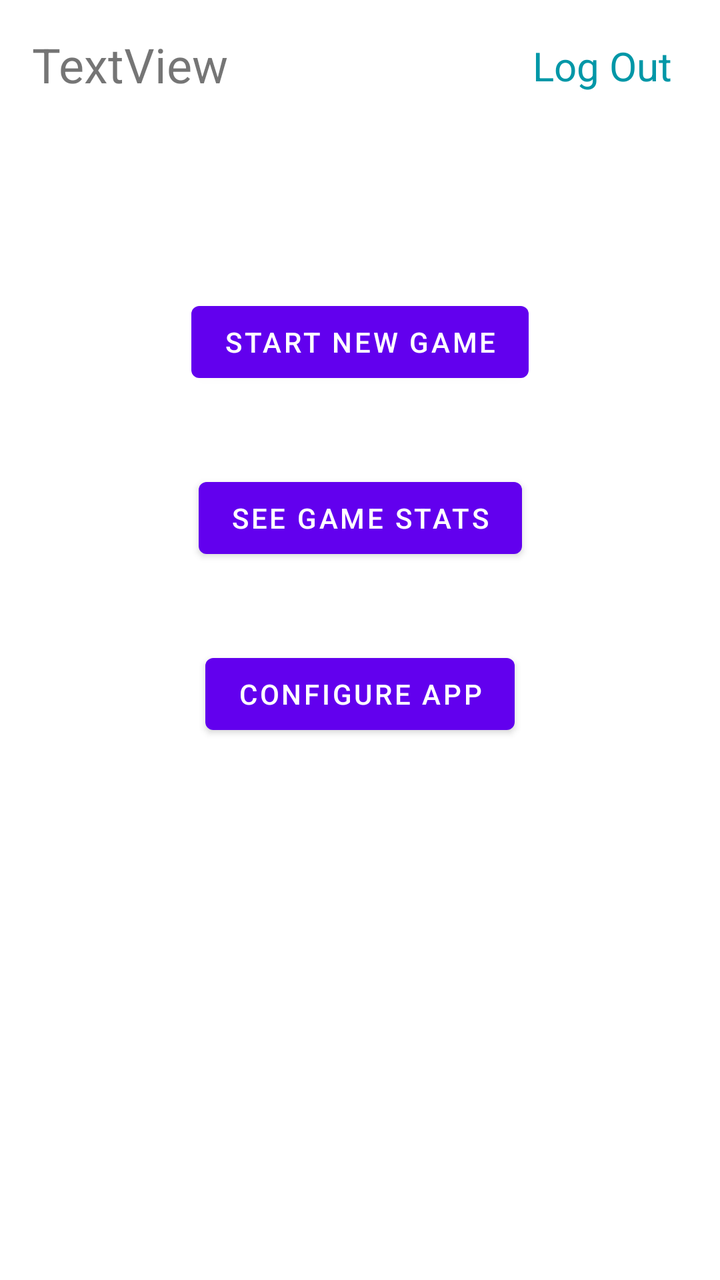
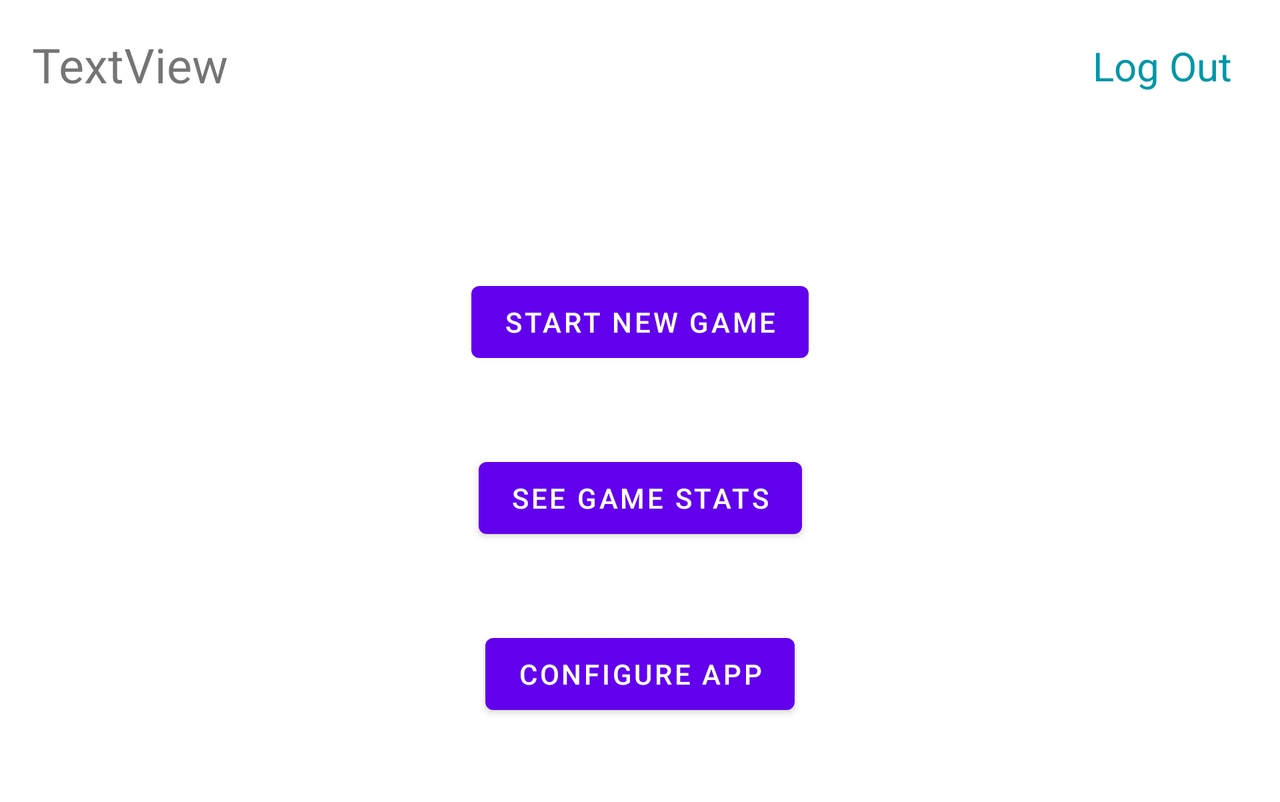

An Android layout and its configuration variant, each rendered on a device that would load it. The default file and the variant file are quoted in full after the pictures.
<!-- AndroidManifest.xml: application theme Theme.Tp11 -->
<!-- res/layout/activity_main_menu.xml -->
<?xml version="1.0" encoding="utf-8"?>
<androidx.constraintlayout.widget.ConstraintLayout xmlns:android="http://schemas.android.com/apk/res/android"
    xmlns:app="http://schemas.android.com/apk/res-auto"
    xmlns:tools="http://schemas.android.com/tools"
    android:layout_width="match_parent"
    android:layout_height="match_parent"
    android:clickable="true"
    android:overScrollMode="always"
    android:scrollbars="vertical"
    tools:context=".MainMenuActivity">

    <TableRow
        android:id="@+id/tableRow"
        android:layout_width="179dp"
        android:layout_height="91dp"
        android:layout_marginStart="16dp"
        android:layout_marginTop="16dp"
        app:layout_constraintStart_toStartOf="parent"
        app:layout_constraintTop_toTopOf="parent">

        <TextView
            android:id="@+id/txtViewConnectedAs"
            android:layout_width="wrap_content"
            android:layout_height="wrap_content"
            android:layout_weight="2"
            android:text="TextView"
            android:textSize="24sp" />
    </TableRow>

    <TextView
        android:id="@+id/txtViewLogOut"
        android:layout_width="wrap_content"
        android:layout_height="wrap_content"
        android:layout_marginTop="16dp"
        android:layout_marginEnd="24dp"
        android:height="48dp"
        android:backgroundTint="#00AABB"
        android:clickable="true"
        android:elegantTextHeight="true"
        android:foregroundTint="#F60B0B"
        android:longClickable="true"
        android:onClick="Quitter"
        android:text="@string/logout_text"
        android:textColor="#0097A7"
        android:textSize="20sp"
        app:layout_constraintEnd_toEndOf="parent"
        app:layout_constraintTop_toTopOf="parent" />

    <Button
        android:id="@+id/btnPlay"
        android:layout_width="wrap_content"
        android:layout_height="wrap_content"
        android:layout_marginTop="40dp"
        android:onClick="Jouer"
        android:text="@string/new_game"
        app:layout_constraintEnd_toEndOf="parent"
        app:layout_constraintStart_toStartOf="parent"
        app:layout_constraintTop_toBottomOf="@+id/tableRow" />

    <Button
        android:id="@+id/btnStats"
        android:layout_width="wrap_content"
        android:layout_height="wrap_content"
        android:layout_marginTop="40dp"
        android:onClick="AfficherStats"
        android:text="@string/show_stats"
        app:layout_constraintEnd_toEndOf="parent"
        app:layout_constraintStart_toStartOf="parent"
        app:layout_constraintTop_toBottomOf="@+id/btnPlay" />

    <Button
        android:id="@+id/button2"
        android:layout_width="wrap_content"
        android:layout_height="wrap_content"
        android:layout_marginTop="40dp"
        android:onClick="AfficherConfiguration"
        android:text="@string/show_config"
        app:layout_constraintEnd_toEndOf="parent"
        app:layout_constraintStart_toStartOf="parent"
        app:layout_constraintTop_toBottomOf="@+id/btnStats" />

</androidx.constraintlayout.widget.ConstraintLayout>
<!-- resources referenced by this layout -->
<resources>
  <string name="logout_text">Log Out</string>
  <string name="new_game">Start new game</string>
  <string name="show_config">Configure app</string>
  <string name="show_stats">See game stats</string>
  <style name="Theme.Tp11" parent="Theme.MaterialComponents.DayNight.DarkActionBar">
          
          <item name="colorPrimary">@color/purple_500</item>
          <item name="colorPrimaryVariant">@color/purple_700</item>
          <item name="colorOnPrimary">@color/white</item>
          
          <item name="colorSecondary">@color/teal_200</item>
          <item name="colorSecondaryVariant">@color/teal_700</item>
          <item name="colorOnSecondary">@color/black</item>
          
          <item name="android:statusBarColor" tools:targetApi="l">?attr/colorPrimaryVariant</item>
          
      </style>
</resources>
<!-- res/layout-land/activity_main_menu.xml (the repository's variant of the layout above) -->
<!-- drawn on the phone turned sideways -->
<?xml version="1.0" encoding="utf-8"?>
<ScrollView xmlns:android="http://schemas.android.com/apk/res/android"
    xmlns:app="http://schemas.android.com/apk/res-auto"
    xmlns:tools="http://schemas.android.com/tools"
    android:layout_width="fill_parent"
    android:layout_height="fill_parent">

    <androidx.constraintlayout.widget.ConstraintLayout
        android:layout_width="fill_parent"
        android:layout_height="fill_parent"
        android:clickable="true"
        android:overScrollMode="always"
        android:scrollbars="vertical"
        tools:context=".MainMenuActivity">

        <TableRow
            android:id="@+id/tableRow"
            android:layout_width="179dp"
            android:layout_height="91dp"
            android:layout_marginStart="16dp"
            android:layout_marginTop="16dp"
            app:layout_constraintStart_toStartOf="parent"
            app:layout_constraintTop_toTopOf="parent">

            <TextView
                android:id="@+id/txtViewConnectedAs"
                android:layout_width="wrap_content"
                android:layout_height="wrap_content"
                android:layout_weight="2"
                android:text="TextView"
                android:textSize="24sp" />
        </TableRow>

        <TextView
            android:id="@+id/txtViewLogOut"
            android:layout_width="wrap_content"
            android:layout_height="wrap_content"
            android:layout_marginTop="16dp"
            android:layout_marginEnd="24dp"
            android:height="48dp"
            android:backgroundTint="#00AABB"
            android:clickable="true"
            android:elegantTextHeight="true"
            android:foregroundTint="#F60B0B"
            android:longClickable="true"
            android:onClick="Quitter"
            android:text="@string/logout_text"
            android:textColor="#0097A7"
            android:textSize="20sp"
            app:layout_constraintEnd_toEndOf="parent"
            app:layout_constraintTop_toTopOf="parent" />

        <Button
            android:id="@+id/btnPlay"
            android:layout_width="wrap_content"
            android:layout_height="wrap_content"
            android:layout_marginTop="30dp"
            android:onClick="Jouer"
            android:text="@string/new_game"
            app:layout_constraintEnd_toEndOf="parent"
            app:layout_constraintStart_toStartOf="parent"
            app:layout_constraintTop_toBottomOf="@+id/tableRow" />

        <Button
            android:id="@+id/btnStats"
            android:layout_width="wrap_content"
            android:layout_height="wrap_content"
            android:layout_marginTop="40dp"
            android:onClick="AfficherStats"
            android:text="@string/show_stats"
            app:layout_constraintEnd_toEndOf="parent"
            app:layout_constraintStart_toStartOf="parent"
            app:layout_constraintTop_toBottomOf="@+id/btnPlay" />

        <Button
            android:id="@+id/button2"
            android:layout_width="wrap_content"
            android:layout_height="wrap_content"
            android:layout_marginTop="40dp"
            android:layout_marginBottom="40dp"
            android:onClick="AfficherConfiguration"
            android:text="@string/show_config"
            app:layout_constraintBottom_toBottomOf="parent"
            app:layout_constraintEnd_toEndOf="parent"
            app:layout_constraintStart_toStartOf="parent"
            app:layout_constraintTop_toBottomOf="@+id/btnStats" />

    </androidx.constraintlayout.widget.ConstraintLayout>
</ScrollView>
